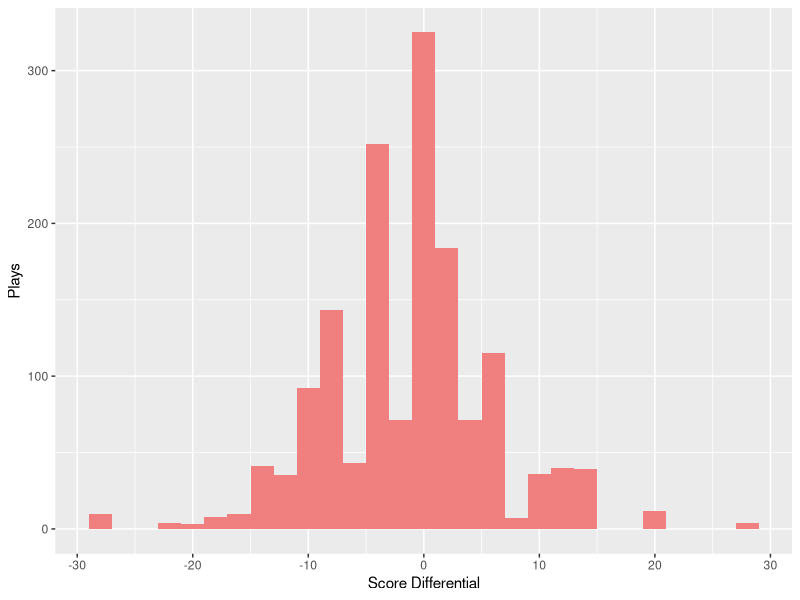
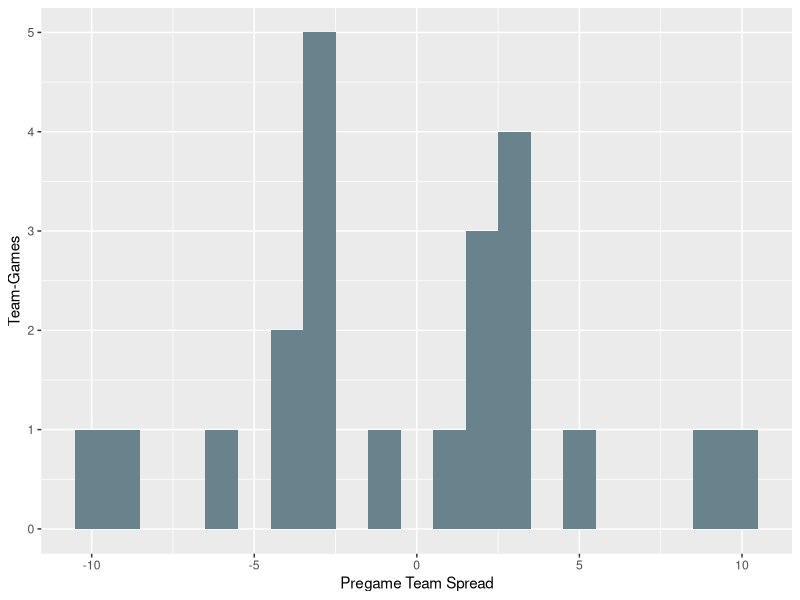
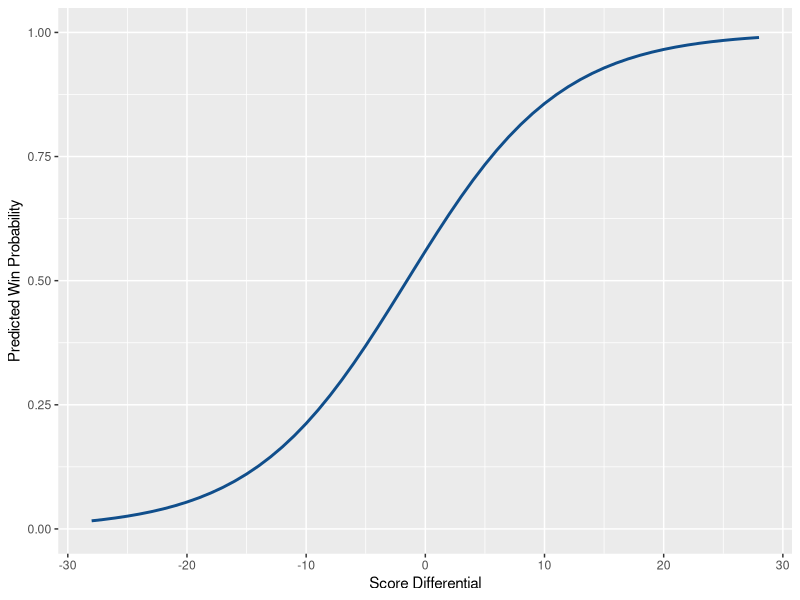
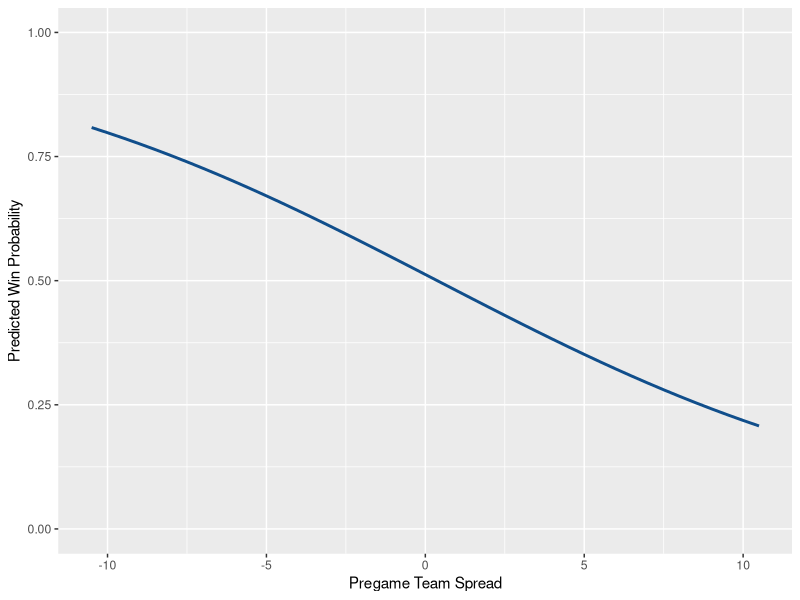
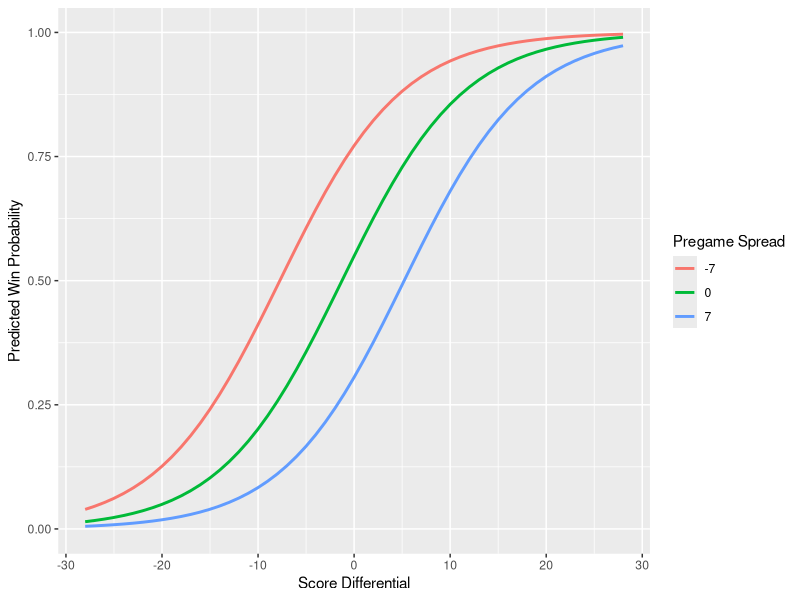
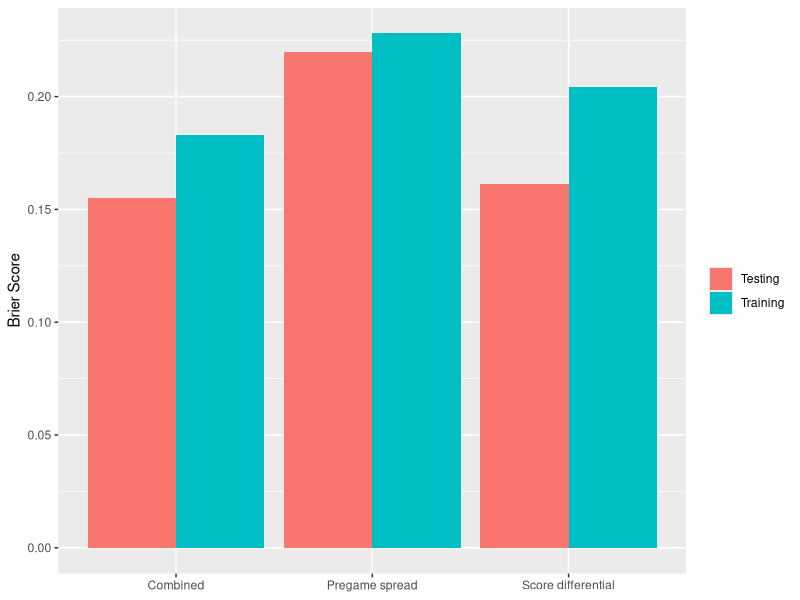

The R source for these figures, in order:
## ---- chunk 1
knitr::opts_chunk$set(cache = FALSE, fig.align = "center", include = FALSE)
library(tidyverse)
## ---- chunk 2
nfl_train <- read_csv("data/nfl_wp_train.csv", show_col_types = FALSE)
nfl_test <- read_csv("data/nfl_wp_test.csv", show_col_types = FALSE)

nfl_train %>%
  summarize(plays = n(), games = n_distinct(game_id))

nfl_test %>%
  summarize(plays = n(), games = n_distinct(game_id))

intersect(unique(nfl_train$game_id), unique(nfl_test$game_id))
## ---- chunk 3
ggplot(nfl_train, aes(x = score_differential)) +
  geom_histogram(binwidth = 2, fill = "lightcoral") +
  labs(x = "Score Differential", y = "Plays")

game_team_spreads <- nfl_train %>%
  distinct(game_id, posteam_spread)

ggplot(game_team_spreads, aes(x = posteam_spread)) +
  geom_histogram(binwidth = 1, fill = "lightblue4") +
  labs(x = "Pregame Team Spread", y = "Team-Games")
## ---- chunk 4
diff_model <- glm(
  label_win ~ score_differential,
  family = binomial,
  data = nfl_train
)

score_grid <- tibble(
  score_differential = seq(
    min(nfl_train$score_differential),
    max(nfl_train$score_differential),
    by = 1
  )
) %>%
  mutate(
    predicted_win_probability = predict(
      diff_model,
      newdata = .,
      type = "response"
    )
  )

ggplot(score_grid, aes(x = score_differential, y = predicted_win_probability)) +
  geom_line(color = "dodgerblue4", linewidth = 1) +
  scale_y_continuous(limits = c(0, 1)) +
  labs(x = "Score Differential", y = "Predicted Win Probability")
## ---- chunk 5
spread_model <- glm(
  label_win ~ posteam_spread,
  family = binomial,
  data = nfl_train
)

spread_grid <- tibble(
  posteam_spread = seq(
    min(nfl_train$posteam_spread),
    max(nfl_train$posteam_spread),
    by = 0.5
  )
) %>%
  mutate(
    predicted_win_probability = predict(
      spread_model,
      newdata = .,
      type = "response"
    )
  )

ggplot(spread_grid, aes(x = posteam_spread, y = predicted_win_probability)) +
  geom_line(color = "dodgerblue4", linewidth = 1) +
  scale_y_continuous(limits = c(0, 1)) +
  labs(x = "Pregame Team Spread", y = "Predicted Win Probability")
## ---- chunk 6
combined_model <- glm(
  label_win ~ score_differential + posteam_spread,
  family = binomial,
  data = nfl_train
)

combined_grid <- expand_grid(
  score_differential = seq(
    min(nfl_train$score_differential),
    max(nfl_train$score_differential),
    by = 1
  ),
  posteam_spread = c(-7, 0, 7)
) %>%
  mutate(
    predicted_win_probability = predict(
      combined_model,
      newdata = .,
      type = "response"
    ),
    spread_label = factor(posteam_spread)
  )

ggplot(
  combined_grid,
  aes(
    x = score_differential,
    y = predicted_win_probability,
    color = spread_label
  )
) +
  geom_line(linewidth = 1) +
  scale_y_continuous(limits = c(0, 1)) +
  labs(
    x = "Score Differential",
    y = "Predicted Win Probability",
    color = "Pregame Spread"
  )
## ---- chunk 7
nfl_train <- nfl_train %>%
  mutate(
    `Score differential` = predict(diff_model, newdata = ., type = "response"),
    `Pregame spread` = predict(spread_model, newdata = ., type = "response"),
    Combined = predict(combined_model, newdata = ., type = "response")
  )

nfl_test <- nfl_test %>%
  mutate(
    `Score differential` = predict(diff_model, newdata = ., type = "response"),
    `Pregame spread` = predict(spread_model, newdata = ., type = "response"),
    Combined = predict(combined_model, newdata = ., type = "response")
  )
## ---- chunk 8
training_scores <- nfl_train %>%
  summarize(
    across(
      c(`Score differential`, `Pregame spread`, Combined),
      ~ mean((label_win - .x)^2)
    )
  ) %>%
  pivot_longer(everything(), names_to = "Model", values_to = "Brier") %>%
  mutate(Sample = "Training")

testing_scores <- nfl_test %>%
  summarize(
    across(
      c(`Score differential`, `Pregame spread`, Combined),
      ~ mean((label_win - .x)^2)
    )
  ) %>%
  pivot_longer(everything(), names_to = "Model", values_to = "Brier") %>%
  mutate(Sample = "Testing")

brier_comparison <- bind_rows(training_scores, testing_scores)
brier_comparison

ggplot(brier_comparison, aes(x = Model, y = Brier, fill = Sample)) +
  geom_col(position = "dodge") +
  labs(x = NULL, y = "Brier Score", fill = NULL)
## ---- chunk 9
expanded_model <- glm(
  label_win ~ score_differential + posteam_spread + down + ydstogo + yardline_100,
  family = binomial,
  data = nfl_train
)

nfl_test <- nfl_test %>%
  mutate(
    expanded_prediction = predict(
      expanded_model,
      newdata = .,
      type = "response"
    )
  )

nfl_test %>%
  summarize(Brier = mean((label_win - expanded_prediction)^2))
